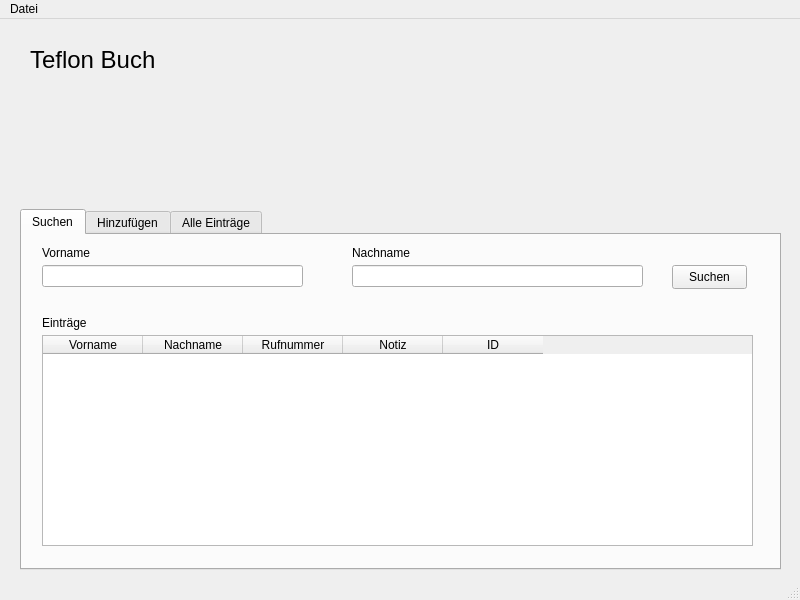
<?xml version="1.0" encoding="UTF-8"?>
<ui version="4.0">
 <class>MainWindow</class>
 <widget class="QMainWindow" name="MainWindow">
  <property name="geometry">
   <rect>
    <x>0</x>
    <y>0</y>
    <width>800</width>
    <height>600</height>
   </rect>
  </property>
  <property name="windowTitle">
   <string>Telefonbuch</string>
  </property>
  <widget class="QWidget" name="centralwidget">
   <widget class="QTabWidget" name="tabWidget">
    <property name="geometry">
     <rect>
      <x>20</x>
      <y>190</y>
      <width>761</width>
      <height>361</height>
     </rect>
    </property>
    <property name="currentIndex">
     <number>0</number>
    </property>
    <widget class="QWidget" name="tab_search">
     <attribute name="title">
      <string>Suchen</string>
     </attribute>
     <widget class="QLabel" name="label">
      <property name="geometry">
       <rect>
        <x>20</x>
        <y>10</y>
        <width>49</width>
        <height>16</height>
       </rect>
      </property>
      <property name="text">
       <string>Vorname</string>
      </property>
     </widget>
     <widget class="QLabel" name="label_2">
      <property name="geometry">
       <rect>
        <x>330</x>
        <y>10</y>
        <width>71</width>
        <height>16</height>
       </rect>
      </property>
      <property name="text">
       <string>Nachname</string>
      </property>
     </widget>
     <widget class="QLineEdit" name="lineEdit_search_firstname">
      <property name="geometry">
       <rect>
        <x>20</x>
        <y>30</y>
        <width>261</width>
        <height>22</height>
       </rect>
      </property>
     </widget>
     <widget class="QLineEdit" name="lineEdit_search_secondname">
      <property name="geometry">
       <rect>
        <x>330</x>
        <y>30</y>
        <width>291</width>
        <height>22</height>
       </rect>
      </property>
     </widget>
     <widget class="QPushButton" name="pushButton_search">
      <property name="geometry">
       <rect>
        <x>650</x>
        <y>30</y>
        <width>75</width>
        <height>24</height>
       </rect>
      </property>
      <property name="text">
       <string>Suchen</string>
      </property>
     </widget>
     <widget class="QLabel" name="label_3">
      <property name="geometry">
       <rect>
        <x>20</x>
        <y>80</y>
        <width>49</width>
        <height>16</height>
       </rect>
      </property>
      <property name="text">
       <string>Einträge</string>
      </property>
     </widget>
     <widget class="QTableWidget" name="tableWidget_search_entrys">
      <property name="geometry">
       <rect>
        <x>20</x>
        <y>100</y>
        <width>711</width>
        <height>211</height>
       </rect>
      </property>
      <column>
       <property name="text">
        <string>Vorname</string>
       </property>
      </column>
      <column>
       <property name="text">
        <string>Nachname</string>
       </property>
      </column>
      <column>
       <property name="text">
        <string>Rufnummer</string>
       </property>
      </column>
      <column>
       <property name="text">
        <string>Notiz</string>
       </property>
      </column>
      <column>
       <property name="text">
        <string>ID</string>
       </property>
      </column>
     </widget>
    </widget>
    <widget class="QWidget" name="tab_add">
     <attribute name="title">
      <string>Hinzufügen</string>
     </attribute>
     <widget class="QLineEdit" name="lineEdit_add_firstname">
      <property name="geometry">
       <rect>
        <x>20</x>
        <y>30</y>
        <width>261</width>
        <height>22</height>
       </rect>
      </property>
     </widget>
     <widget class="QLineEdit" name="lineEdit_add_secondname">
      <property name="geometry">
       <rect>
        <x>330</x>
        <y>30</y>
        <width>291</width>
        <height>22</height>
       </rect>
      </property>
     </widget>
     <widget class="QLabel" name="label_4">
      <property name="geometry">
       <rect>
        <x>330</x>
        <y>10</y>
        <width>71</width>
        <height>16</height>
       </rect>
      </property>
      <property name="text">
       <string>Nachname</string>
      </property>
     </widget>
     <widget class="QLabel" name="label_5">
      <property name="geometry">
       <rect>
        <x>20</x>
        <y>10</y>
        <width>49</width>
        <height>16</height>
       </rect>
      </property>
      <property name="text">
       <string>Vorname</string>
      </property>
     </widget>
     <widget class="QPushButton" name="pushButton_add">
      <property name="geometry">
       <rect>
        <x>650</x>
        <y>30</y>
        <width>81</width>
        <height>81</height>
       </rect>
      </property>
      <property name="text">
       <string>Hinzufügen</string>
      </property>
     </widget>
     <widget class="QLabel" name="label_6">
      <property name="geometry">
       <rect>
        <x>20</x>
        <y>70</y>
        <width>71</width>
        <height>16</height>
       </rect>
      </property>
      <property name="text">
       <string>Rufnummer</string>
      </property>
     </widget>
     <widget class="QLineEdit" name="lineEdit_add_number">
      <property name="geometry">
       <rect>
        <x>20</x>
        <y>90</y>
        <width>261</width>
        <height>22</height>
       </rect>
      </property>
     </widget>
     <widget class="QLineEdit" name="lineEdit_add_note">
      <property name="geometry">
       <rect>
        <x>330</x>
        <y>90</y>
        <width>291</width>
        <height>22</height>
       </rect>
      </property>
     </widget>
     <widget class="QLabel" name="label_7">
      <property name="geometry">
       <rect>
        <x>330</x>
        <y>70</y>
        <width>71</width>
        <height>16</height>
       </rect>
      </property>
      <property name="text">
       <string>Notiz</string>
      </property>
     </widget>
    </widget>
    <widget class="QWidget" name="tab_all_entrys">
     <attribute name="title">
      <string>Alle Einträge</string>
     </attribute>
     <widget class="QTableWidget" name="tableWidget_all_entrys">
      <property name="geometry">
       <rect>
        <x>20</x>
        <y>20</y>
        <width>711</width>
        <height>291</height>
       </rect>
      </property>
      <column>
       <property name="text">
        <string>Vorname</string>
       </property>
      </column>
      <column>
       <property name="text">
        <string>Nachname</string>
       </property>
      </column>
      <column>
       <property name="text">
        <string>Rufnummer</string>
       </property>
      </column>
      <column>
       <property name="text">
        <string>Notiz</string>
       </property>
      </column>
      <column>
       <property name="text">
        <string>ID</string>
       </property>
      </column>
     </widget>
     <widget class="QScrollBar" name="verticalScrollBar_all_entrys">
      <property name="geometry">
       <rect>
        <x>700</x>
        <y>50</y>
        <width>20</width>
        <height>251</height>
       </rect>
      </property>
      <property name="orientation">
       <enum>Qt::Orientation::Vertical</enum>
      </property>
     </widget>
    </widget>
   </widget>
   <widget class="QLabel" name="label_title">
    <property name="geometry">
     <rect>
      <x>30</x>
      <y>20</y>
      <width>141</width>
      <height>41</height>
     </rect>
    </property>
    <property name="font">
     <font>
      <pointsize>18</pointsize>
     </font>
    </property>
    <property name="text">
     <string>Teflon Buch</string>
    </property>
   </widget>
  </widget>
  <widget class="QMenuBar" name="menubar">
   <property name="geometry">
    <rect>
     <x>0</x>
     <y>0</y>
     <width>800</width>
     <height>22</height>
    </rect>
   </property>
   <widget class="QMenu" name="menuDatei">
    <property name="title">
     <string>Datei</string>
    </property>
    <addaction name="actionBeenden"/>
   </widget>
   <addaction name="menuDatei"/>
  </widget>
  <widget class="QStatusBar" name="statusbar"/>
  <action name="actionBeenden">
   <property name="text">
    <string>Beenden</string>
   </property>
  </action>
 </widget>
 <resources/>
 <connections/>
</ui>
